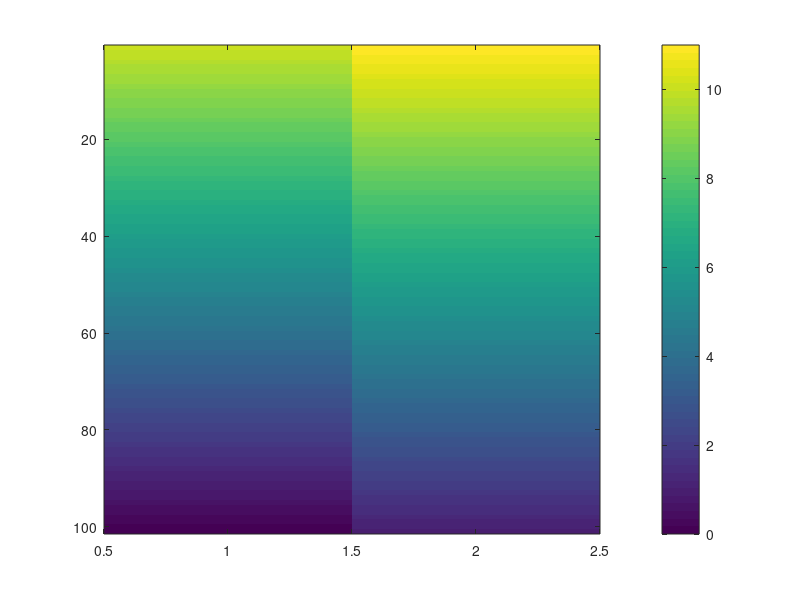

Reproduce this figure in MATLAB. (Note: this script raises an error after producing the figure.)
close all
clear all

nflat=1;
nslope=1;
ny=2*nflat;
nz=101;
nx=2;

fac=[ones(1,nflat), linspace(1,0,nslope), zeros(1,nflat)];
fac=[ones(1,nflat), zeros(1,nflat)];

cast1=linspace(10,0,nz)';
dt=1.0;
cast2=linspace(10+dt,0+dt,nz)';

t1=bsxfun(@times, ones(1,2*nflat) , cast2);

t2=bsxfun(@times, fac, cast1-cast2);

ct=t1+t2;

imagesc(ct)
colorbar

ct=repmat(ct,[1,1,nx]);

p=linspace(0,2000,nz)';
p=repmat(p,[1,ny]);
p=repmat(p,[1,1,nx]);

lat=linspace(-85,85,ny);
lat=bsxfun(@times,lat,ones(nz,1));
lats=repmat(lat,[1,1,nx]);
lon=linspace(0,4,nx);
lon=bsxfun(@times,lon,ones(ny,1));
longs=repmat(permute(lon,[3 1 2]),[nz 1 1]);

s=36+0*ct;
s(:,2,:)=36.15;

rho0=gsw_rho(squeeze(s(:,:,1)), squeeze(ct(:,:,1)), 0*squeeze(p(:,:,1)));
if 1;
    figure
    contourf(lats(1,:,1),-p(:,1,1),rho0)
    colorbar
end

vars = {'s','ct','p','lats','longs'};
save('data/idealized_02.mat',vars{:})



